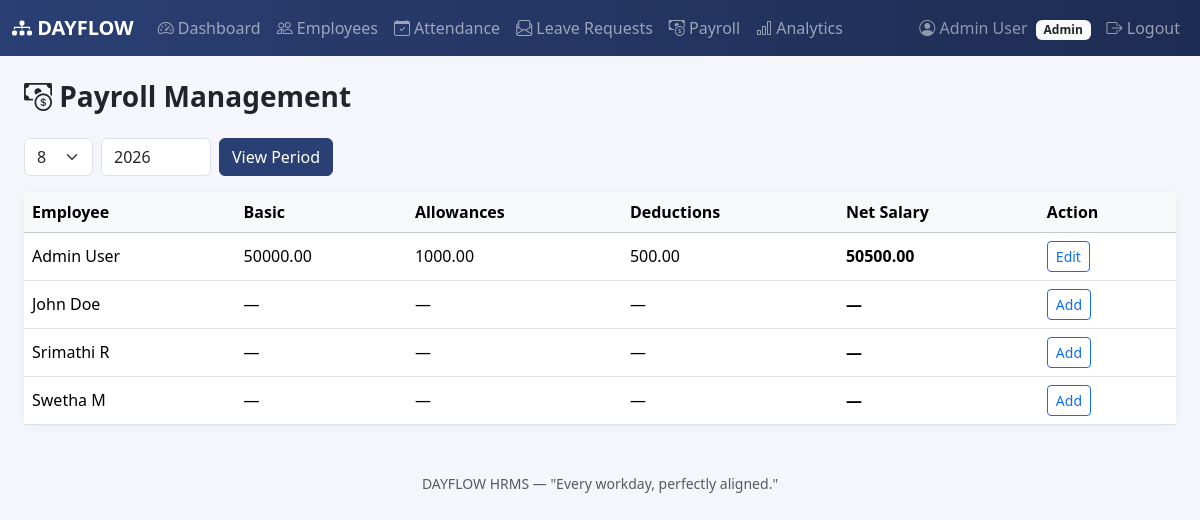
Screenshot of /admin/payroll (signed in) with the database file from the repository.
### models/employee.py (models this page shows, shortened)
class Employee(db.Model):
    __tablename__ = 'employees'
    id = db.Column(db.Integer, primary_key=True)
    user_id = db.Column(db.Integer, db.ForeignKey('users.id'), nullable=False)
    employee_id = db.Column(db.String(20), unique=True, nullable=False)
    first_name = db.Column(db.String(50), nullable=False)
    last_name = db.Column(db.String(50), nullable=False)
    phone = db.Column(db.String(20))
    address = db.Column(db.String(255))
    date_of_birth = db.Column(db.Date)
    gender = db.Column(db.String(10))
    department = db.Column(db.String(50))
    designation = db.Column(db.String(50))
    joining_date = db.Column(db.Date)
    profile_picture = db.Column(db.String(255), default='default.png')
    documents = db.Column(db.String(255))
    created_at = db.Column(db.DateTime, default=datetime.utcnow)
    attendances = db.relationship('Attendance', backref='employee', cascade='all, delete-orphan')
    leaves = db.relationship('Leave', backref='employee', cascade='all, delete-orphan')
    payrolls = db.relationship('Payroll', backref='employee', cascade='all, delete-orphan')
    @property
    def full_name(self):
        return f'{self.first_name} {self.last_name}'

### models/user.py (models this page shows, shortened)
class User(db.Model, UserMixin):
    __tablename__ = 'users'
    id = db.Column(db.Integer, primary_key=True)
    employee_id = db.Column(db.String(20), unique=True, nullable=False)
    email = db.Column(db.String(120), unique=True, nullable=False)
    password_hash = db.Column(db.String(255), nullable=False)
    role = db.Column(db.String(20), nullable=False, default=ROLE_EMPLOYEE)
    email_verified = db.Column(db.Boolean, default=False)
    created_at = db.Column(db.DateTime, default=datetime.utcnow)
    employee = db.relationship(
        'Employee', backref='user', uselist=False, cascade='all, delete-orphan'
    )
    notifications = db.relationship(
        'Notification', backref='user', cascade='all, delete-orphan',
        order_by='Notification.created_at.desc()'
    )
    def is_admin(self):
        return self.role == ROLE_ADMIN

### models/payroll.py (models this page shows, shortened)
class Payroll(db.Model):
    __tablename__ = 'payroll'
    id = db.Column(db.Integer, primary_key=True)
    employee_id = db.Column(db.Integer, db.ForeignKey('employees.id'), nullable=False)
    basic_salary = db.Column(db.Float, nullable=False, default=0.0)
    allowances = db.Column(db.Float, default=0.0)
    deductions = db.Column(db.Float, default=0.0)
    net_salary = db.Column(db.Float, default=0.0)
    pay_month = db.Column(db.Integer, nullable=False)   # 1-12
    pay_year = db.Column(db.Integer, nullable=False)
    salary_slip = db.Column(db.String(255))
    updated_at = db.Column(db.DateTime, default=datetime.utcnow, onupdate=datetime.utcnow)
    __table_args__ = (
        db.UniqueConstraint('employee_id', 'pay_month', 'pay_year', name='uq_payroll_employee_month_year'),
    )

### routes/admin.py (the view)
@admin_bp.route('/payroll')
def payroll_all():
    employees = Employee.query.order_by(Employee.first_name).all()
    pay_month = request.args.get('month', type=int) or date.today().month
    pay_year = request.args.get('year', type=int) or date.today().year
    records = Payroll.query.filter_by(pay_month=pay_month, pay_year=pay_year).all()
    records_by_emp = {r.employee_id: r for r in records}
    return render_template(
        'payroll.html',
        is_admin=True,
        employees=employees,
        records_by_emp=records_by_emp,
        pay_month=pay_month,
        pay_year=pay_year,
    )

### routes/admin.py (called while the page is built)
@admin_bp.before_request
def restrict_to_admin():
    if not current_user.is_authenticated:
        return redirect(url_for('auth.login'))
    if not current_user.is_admin():
        flash('You do not have permission to access the admin area.', 'danger')
        return redirect(url_for('employee.dashboard'))

### templates/payroll.html (shortened to what this page needs)
{% extends 'base.html' %}
{% block content %}
{% if is_admin %}
<h3 class="fw-bold mb-4"><i class="bi bi-cash-coin"></i> Payroll Management</h3>
<form method="GET" class="row g-2 mb-3">
    <div class="col-auto">
        <select name="month" class="form-select">
            {% for m in range(1, 13) %}
            <option value="{{ m }}" {{ 'selected' if m == pay_month }}>{{ m }}</option>
            {% endfor %}
        </select>
    </div>
    <div class="col-auto">
        <input type="number" name="year" class="form-control" value="{{ pay_year }}" style="width: 110px;">
    </div>
    <div class="col-auto">
        <button class="btn btn-df-primary">View Period</button>
    </div>
</form>
<div class="card df-card">
    <div class="table-responsive">
        <table class="table align-middle mb-0">
            <thead class="table-light">
                <tr><th>Employee</th><th>Basic</th><th>Allowances</th><th>Deductions</th><th>Net Salary</th><th>Action</th></tr>
            </thead>
            <tbody>
                {% for emp in employees %}
                {% set rec = records_by_emp.get(emp.id) %}
                <tr>
                    <td>{{ emp.full_name }}</td>
                    <td>{{ '%.2f'|format(rec.basic_salary) if rec else '—' }}</td>
                    <td>{{ '%.2f'|format(rec.allowances) if rec else '—' }}</td>
                    <td>{{ '%.2f'|format(rec.deductions) if rec else '—' }}</td>
                    <td class="fw-bold">{{ '%.2f'|format(rec.net_salary) if rec else '—' }}</td>
                    <td>
                        <button class="btn btn-sm btn-outline-primary" data-bs-toggle="modal" data-bs-target="#payModal{{ emp.id }}">
                            {{ 'Edit' if rec else 'Add' }}
                        </button>
                    </td>
                </tr>
                {% else %}
                <tr><td colspan="6" class="text-center text-muted py-4">No employees found.</td></tr>
                {% endfor %}
            </tbody>
        </table>
    </div>
</div>
{% endif %}
{% endblock %}

### templates/base.html (shortened to what this page needs)
<!DOCTYPE html>
<html lang="en">
<head>
    <link href="https://cdn.jsdelivr.net/npm/bootstrap@5.3.3/dist/css/bootstrap.min.css" rel="stylesheet">
    <link href="https://cdn.jsdelivr.net/npm/bootstrap-icons@1.11.3/font/bootstrap-icons.css" rel="stylesheet">
    <link href="{{ url_for('static', filename='css/style.css') }}" rel="stylesheet">
</head>
<body>
{% if current_user.is_authenticated %}
<nav class="navbar navbar-expand-lg navbar-dark df-navbar sticky-top">
    <div class="container-fluid">
        <a class="navbar-brand fw-bold" href="{{ url_for('auth.dashboard_redirect') }}">
            <i class="bi bi-diagram-3-fill"></i> DAYFLOW
        </a>
        <div class="collapse navbar-collapse" id="navMain">
            <ul class="navbar-nav me-auto mb-2 mb-lg-0">
                {% if current_user.is_admin() %}
                    <li class="nav-item"><a class="nav-link" href="{{ url_for('admin.dashboard') }}"><i class="bi bi-speedometer2"></i> Dashboard</a></li>
                    <li class="nav-item"><a class="nav-link" href="{{ url_for('admin.employee_list') }}"><i class="bi bi-people"></i> Employees</a></li>
                    <li class="nav-item"><a class="nav-link" href="{{ url_for('admin.attendance_all') }}"><i class="bi bi-calendar-check"></i> Attendance</a></li>
                    <li class="nav-item"><a class="nav-link" href="{{ url_for('admin.leave_requests') }}"><i class="bi bi-envelope-paper"></i> Leave Requests</a></li>
                    <li class="nav-item"><a class="nav-link" href="{{ url_for('admin.payroll_all') }}"><i class="bi bi-cash-coin"></i> Payroll</a></li>
                    <li class="nav-item"><a class="nav-link" href="{{ url_for('admin.analytics') }}"><i class="bi bi-bar-chart"></i> Analytics</a></li>
                {% endif %}
            </ul>
            <ul class="navbar-nav">
                <li class="nav-item">
                    <span class="nav-link text-white-50">
                        <i class="bi bi-person-circle"></i>
                        {{ current_user.employee.full_name if current_user.employee else current_user.email }}
                        <span class="badge bg-light text-dark ms-1">{{ current_user.role|capitalize }}</span>
                    </span>
                </li>
                <li class="nav-item">
                    <a class="nav-link" href="{{ url_for('auth.logout') }}"><i class="bi bi-box-arrow-right"></i> Logout</a>
                </li>
            </ul>
        </div>
    </div>
</nav>
{% endif %}
<div class="container-fluid py-4 px-3 px-md-4">
    {% block content %}{% endblock %}
</div>
<footer class="text-center text-muted py-4 small">
    DAYFLOW HRMS &mdash; "Every workday, perfectly aligned."
</footer>
</body>
</html>

### static/css/style.css (style rules this page uses)
:root { --df-primary: #2A3F73; --df-primary-dark: #1D2C52; --df-accent: #F2A93B; --df-bg: #F4F6FB; }
body { background-color: var(--df-bg); font-family: 'Segoe UI', Roboto, Helvetica, Arial, sans-serif; }
.df-navbar { background: linear-gradient(90deg, var(--df-primary) 0%, var(--df-primary-dark) 100%); }
.btn-df-primary { background-color: var(--df-primary); border-color: var(--df-primary); color: #fff; }
.df-card { border: none; border-radius: 0.75rem; box-shadow: 0 2px 10px rgba(0, 0, 0, 0.06); }

### rows the page displays
Employee: employee "Admin User", full_name "Admin User", value "Edit"
User: role "Admin"
Payroll: basic_salary "50000.00", allowances "1000.00", deductions "500.00", net_salary "50500.00"
Employee: full_name "John Doe", basic_salary "—", allowances "—", deductions "—", net_salary "—", value "Add"
Employee: full_name "Srimathi R", basic_salary "—", allowances "—", deductions "—", net_salary "—", value "Add"
Employee: full_name "Swetha M", basic_salary "—", allowances "—", deductions "—", net_salary "—", value "Add"

### other values shown
form field month "8"
